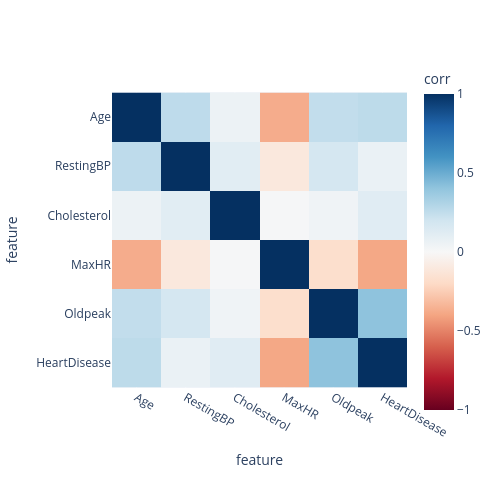

Notebook source saved alongside this figure:
### Markdown cell above
## 3. Correlation

### Code cell
corr_df = df_train.corr(numeric_only=True)
plot_corr_matrix(corr_df)

### Figure 1 — Plotly figure (JSON) as saved in the notebook; plotly's stock layout.template omitted (floating-point values rounded to 4 significant figures)
{"data": [{"coloraxis": "coloraxis", "name": "0", "x": ["Age", "RestingBP", "Cholesterol", "MaxHR", "Oldpeak", "HeartDisease"], "y": ["Age", "RestingBP", "Cholesterol", "MaxHR", "Oldpeak", "HeartDisease"], "z": [[1.0, 0.2595, 0.05699, -0.3724, 0.2482, 0.2624], [0.2595, 1.0, 0.1146, -0.1087, 0.1767, 0.06582], [0.05699, 0.1146, 1.0, 0.00955, 0.0423, 0.1211], [-0.3724, -0.1087, 0.00955, 1.0, -0.1736, -0.3898], [0.2482, 0.1767, 0.0423, -0.1736, 1.0, 0.4087], [0.2624, 0.06582, 0.1211, -0.3898, 0.4087, 1.0]], "type": "heatmap", "xaxis": "x", "yaxis": "y", "hovertemplate": "feature: %{x}<br>feature: %{y}<br>corr: %{z}<extra></extra>"}], "layout": {"xaxis": {"anchor": "y", "domain": [0.0, 1.0], "scaleanchor": "y", "constrain": "domain", "title": {"text": "feature"}}, "yaxis": {"anchor": "x", "domain": [0.0, 1.0], "autorange": "reversed", "constrain": "domain", "title": {"text": "feature"}}, "coloraxis": {"colorbar": {"title": {"text": "corr"}}, "colorscale": [[0.0, "rgb(103,0,31)"], [0.1, "rgb(178,24,43)"], [0.2, "rgb(214,96,77)"], [0.3, "rgb(244,165,130)"], [0.4, "rgb(253,219,199)"], [0.5, "rgb(247,247,247)"], [0.6, "rgb(209,229,240)"], [0.7, "rgb(146,197,222)"], [0.8, "rgb(67,147,195)"], [0.9, "rgb(33,102,172)"], [1.0, "rgb(5,48,97)"]], "cmin": -1, "cmax": 1, "autocolorscale": false}, "margin": {"t": 60}, "width": 500, "height": 500}}
